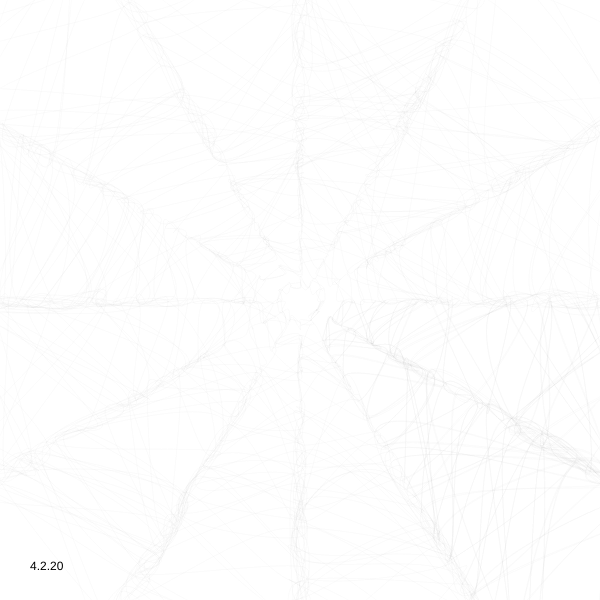
Frame 1 (no input)
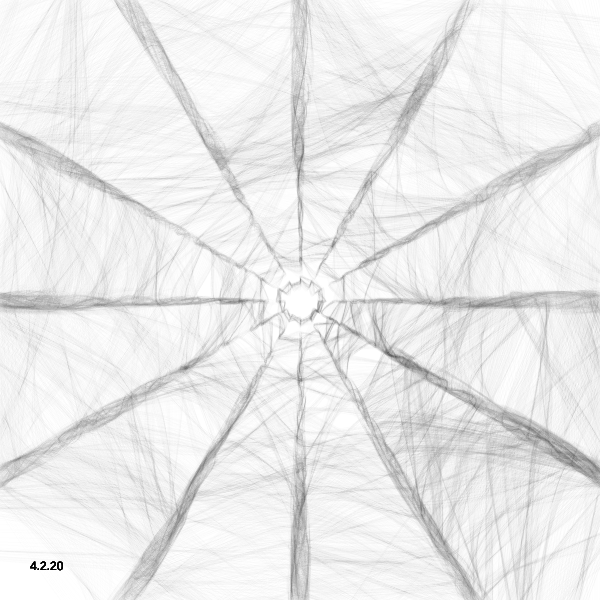
Frame 60 (no input)
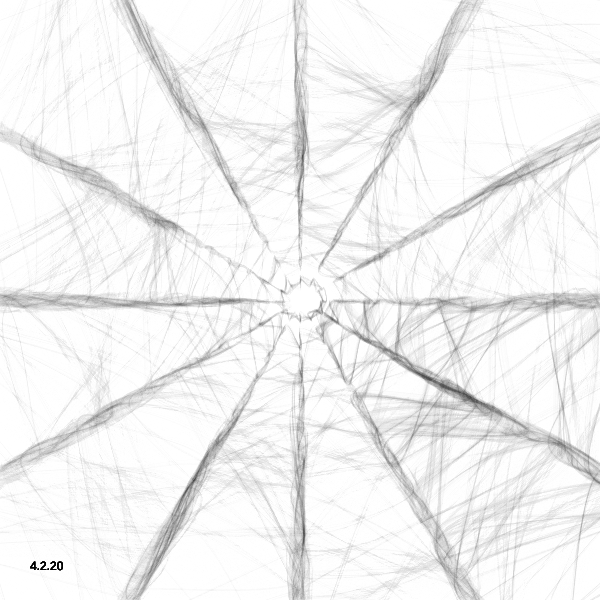
Frame 120 (the mouse pressed at the canvas centre since frame 60)

The p5.js sketch that drew these frames (run headless with seeded random() and noise() and a simulated clock; from frame 60 on, the mouse is pressed at the canvas centre):

// p5.js sketch
// ── sketch.js
// By Roni Kaufman

let kMax;
let step;
let n = 20; // number of blobs
let radius = 0; // diameter of the circle
let inter = 1; // difference between the sizes of two blobs
let maxNoise = 800;
let lapse = 0;    // timer
let noiseProg = (x) => (x);
let min =0.5;

var alphaVal = 100;

function setup() {
  min = minute();
  createCanvas(600, 600);
  angleMode(DEGREES);
  noFill();
  //noLoop();
  kMax = random(0.6, 1.0);
  step = 0.01;
  // noStroke();
}

function draw() {
  // blendMode(BLEND);
  background(255, 10);
  // blendMode(ADD);

  let t = frameCount/100;
  for (let i = n; i > 0; i--) {
    let alpha = pow(1 - noiseProg(i / n), 3);
    let size = radius + i * inter;
    let k = kMax * sqrt(i);
    let noisiness = maxNoise * noiseProg(i / n);  
    noFill();
    strokeWeight(0.05);
    stroke(0, alphaVal);
    blob(size, width/2, height/2, k, t - i * step, noisiness);
    blob(size, width/2, height/2, k, t - i * step - 10, noisiness);
    blob(size, width/2, height/2, k, t - i * step - 20, noisiness);
     }
  fill(0)
  noStroke();
  text("4.2.20", 30, height -30);
}

function blob(size, xCenter, yCenter, k, t, noisiness) {
  beginShape();
  let angleStep = 360 / 12;
  for (let theta = 0; theta <= 360 + 2 * angleStep; theta += angleStep) {
    let r1, r2;
    r1 = cos(theta)+1;
    r2 = sin(theta)+1;
    r3 = cos(theta)+2;
    r4 = sin(theta)+2;
    let r = size + noise(k * r1,  k * r2, t) * noisiness;
    let r5 = size + noise(k * r3,  k * r4, t) * noisiness;

    let x = xCenter + r * cos(theta) + random(1);
    let y = yCenter + r * sin(theta) + random(3);;
    let x1 = xCenter + r5 * cos(theta) + random(1);
    let y1 = yCenter + r5 * sin(theta) + random(3);
    curveVertex(x, y);
    curveVertex(x1, y1);
  }
  endShape();
}
